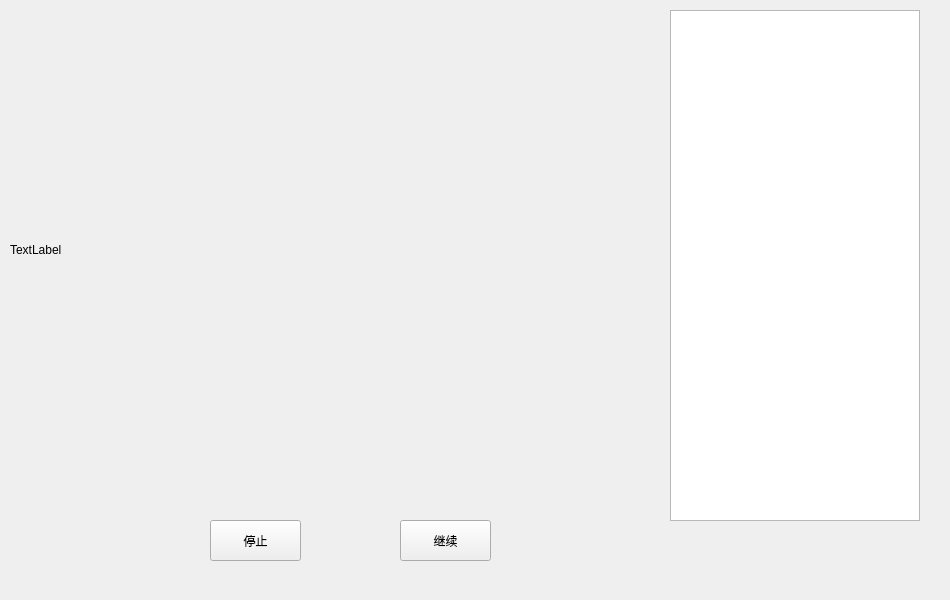
<?xml version="1.0" encoding="UTF-8"?>
<ui version="4.0">
 <class>Widget</class>
 <widget class="QWidget" name="Widget">
  <property name="geometry">
   <rect>
    <x>0</x>
    <y>0</y>
    <width>950</width>
    <height>600</height>
   </rect>
  </property>
  <property name="windowTitle">
   <string>Widget</string>
  </property>
  <widget class="QTextBrowser" name="info">
   <property name="geometry">
    <rect>
     <x>670</x>
     <y>10</y>
     <width>250</width>
     <height>511</height>
    </rect>
   </property>
  </widget>
  <widget class="QLabel" name="label">
   <property name="geometry">
    <rect>
     <x>10</x>
     <y>10</y>
     <width>640</width>
     <height>480</height>
    </rect>
   </property>
   <property name="text">
    <string>TextLabel</string>
   </property>
  </widget>
  <widget class="QPushButton" name="pushButton">
   <property name="geometry">
    <rect>
     <x>210</x>
     <y>520</y>
     <width>91</width>
     <height>41</height>
    </rect>
   </property>
   <property name="text">
    <string>停止</string>
   </property>
  </widget>
  <widget class="QPushButton" name="pbcontinue">
   <property name="geometry">
    <rect>
     <x>400</x>
     <y>520</y>
     <width>91</width>
     <height>41</height>
    </rect>
   </property>
   <property name="text">
    <string>继续</string>
   </property>
  </widget>
 </widget>
 <layoutdefault spacing="6" margin="11"/>
 <resources/>
 <connections/>
</ui>
